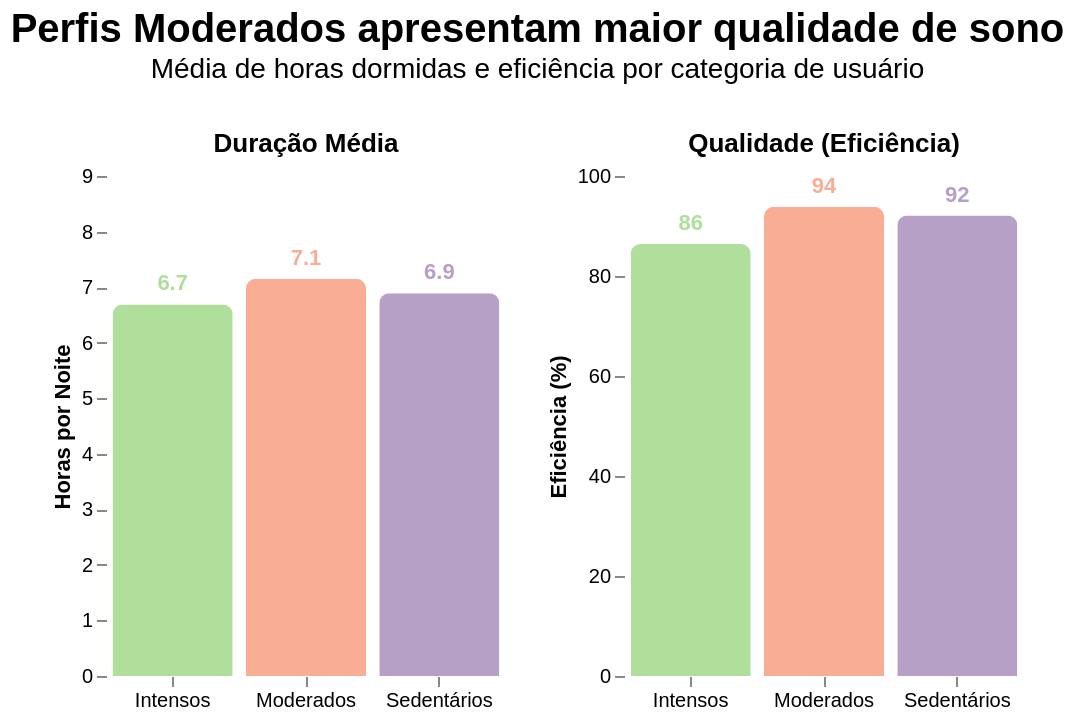

Notebook code for this chart:
### Markdown cell above
##4.3 Correlação entre atividade e sono
Usuários que caminham mais tendem a dormir melhor?

### Code cell
# 1. Ajuste no Processamento (Convertendo minutos para horas)
df_final = (
    df_daily_clean
    .filter(pl.col("has_sleep_data"))
    .join(df_perfis, on="Id")
    .group_by("perfil_nome")
    .agg([
        (pl.col("TotalMinutesAsleep").mean() / 60).alias("sono_horas"), # Conversão para Horas
        (pl.col("eficiencia_sono").mean()).alias("eficiencia")
    ])
    .to_pandas()
)

# Configuração Base
base = alt.Chart(df_final).encode(
    x=alt.X('perfil_nome:N', title=None, sort='-y', axis=alt.Axis(labelAngle=0)),
    color=alt.Color('perfil_nome:N', legend=None,
                    scale=alt.Scale(domain=['Sedentários', 'Moderados', 'Intensos'],
                                    range=['#B6A0C6', '#F9AD94', '#AFDF9B']))
).properties(width=200, height=250)

# 2. Gráfico de Horas de Sono
bars_sono = base.mark_bar(cornerRadiusEnd=5).encode(
    y=alt.Y('sono_horas:Q', title='Horas por Noite', scale=alt.Scale(domain=[0, 9]))
)

text_sono = bars_sono.mark_text(align='center', baseline='bottom', dy=-5, fontWeight='bold').encode(
    text=alt.Text('sono_horas:Q', format='.1f')
)

chart_sono = (bars_sono + text_sono).properties(title="Duração Média")

# 3. Gráfico de Eficiência (Escala completa para evitar distorção)
bars_efici = base.mark_bar(cornerRadiusEnd=5).encode(
    y=alt.Y('eficiencia:Q', title='Eficiência (%)', scale=alt.Scale(domain=[0, 100]))
)

text_efici = bars_efici.mark_text(align='center', baseline='bottom', dy=-5, fontWeight='bold').encode(
    text=alt.Text('eficiencia:Q', format='.0f')
)

chart_efici = (bars_efici + text_efici).properties(title="Qualidade (Eficiência)")

# Exibição Combinada
alt.hconcat(chart_sono, chart_efici).configure_view(
    strokeWidth=0
).configure_axis(
    grid=False,
    domain=False
).properties(
    title=alt.TitleParams(
        text="Perfis Moderados apresentam maior qualidade de sono",
        subtitle=["Média de horas dormidas e eficiência por categoria de usuário"],
        fontSize=20,
        anchor='middle',
        subtitleFontSize=14,
        dy=-20
    )
).display()

### Figure 1 — Vega-Lite specification as saved in the notebook (floating-point values rounded to 4 significant figures)
{"config": {"view": {"continuousWidth": 300, "continuousHeight": 300, "strokeWidth": 0}, "axis": {"domain": false, "grid": false}}, "hconcat": [{"layer": [{"mark": {"type": "bar", "cornerRadiusEnd": 5}, "encoding": {"color": {"field": "perfil_nome", "legend": null, "scale": {"domain": ["Sedentários", "Moderados", "Intensos"], "range": ["#B6A0C6", "#F9AD94", "#AFDF9B"]}, "type": "nominal"}, "x": {"axis": {"labelAngle": 0}, "field": "perfil_nome", "sort": "-y", "title": null, "type": "nominal"}, "y": {"field": "sono_horas", "scale": {"domain": [0, 9]}, "title": "Horas por Noite", "type": "quantitative"}}}, {"mark": {"type": "text", "align": "center", "baseline": "bottom", "dy": -5, "fontWeight": "bold"}, "encoding": {"color": {"field": "perfil_nome", "legend": null, "scale": {"domain": ["Sedentários", "Moderados", "Intensos"], "range": ["#B6A0C6", "#F9AD94", "#AFDF9B"]}, "type": "nominal"}, "text": {"field": "sono_horas", "format": ".1f", "type": "quantitative"}, "x": {"axis": {"labelAngle": 0}, "field": "perfil_nome", "sort": "-y", "title": null, "type": "nominal"}, "y": {"field": "sono_horas", "scale": {"domain": [0, 9]}, "title": "Horas por Noite", "type": "quantitative"}}}], "height": 250, "title": "Duração Média", "width": 200}, {"layer": [{"mark": {"type": "bar", "cornerRadiusEnd": 5}, "encoding": {"color": {"field": "perfil_nome", "legend": null, "scale": {"domain": ["Sedentários", "Moderados", "Intensos"], "range": ["#B6A0C6", "#F9AD94", "#AFDF9B"]}, "type": "nominal"}, "x": {"axis": {"labelAngle": 0}, "field": "perfil_nome", "sort": "-y", "title": null, "type": "nominal"}, "y": {"field": "eficiencia", "scale": {"domain": [0, 100]}, "title": "Eficiência (%)", "type": "quantitative"}}}, {"mark": {"type": "text", "align": "center", "baseline": "bottom", "dy": -5, "fontWeight": "bold"}, "encoding": {"color": {"field": "perfil_nome", "legend": null, "scale": {"domain": ["Sedentários", "Moderados", "Intensos"], "range": ["#B6A0C6", "#F9AD94", "#AFDF9B"]}, "type": "nominal"}, "text": {"field": "eficiencia", "format": ".0f", "type": "quantitative"}, "x": {"axis": {"labelAngle": 0}, "field": "perfil_nome", "sort": "-y", "title": null, "type": "nominal"}, "y": {"field": "eficiencia", "scale": {"domain": [0, 100]}, "title": "Eficiência (%)", "type": "quantitative"}}}], "height": 250, "title": "Qualidade (Eficiência)", "width": 200}], "data": {"name": "data-4c1a388d268c5a78cc3d141f84e7df7d"}, "title": {"text": "Perfis Moderados apresentam maior qualidade de sono", "anchor": "middle", "dy": -20, "fontSize": 20, "subtitle": ["Média de horas dormidas e eficiência por categoria de usuário"], "subtitleFontSize": 14}, "$schema": "https://vega.github.io/schema/vega-lite/v5.20.1.json", "datasets": {"data-4c1a388d268c5a78cc3d141f84e7df7d": [{"perfil_nome": "Moderados", "sono_horas": 7.149, "eficiencia": 93.85}, {"perfil_nome": "Intensos", "sono_horas": 6.688, "eficiencia": 86.42}, {"perfil_nome": "Sedentários", "sono_horas": 6.891, "eficiencia": 92.1}]}}
